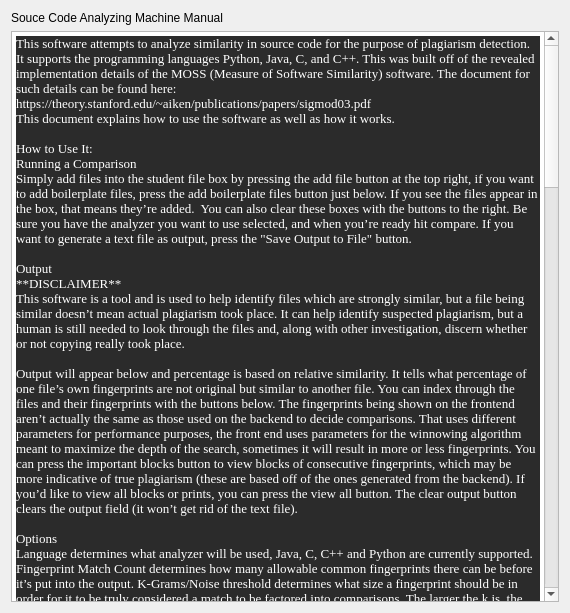
<?xml version="1.0" encoding="UTF-8"?>
<ui version="4.0">
 <class>HelpManual</class>
 <widget class="QWidget" name="HelpManual">
  <property name="geometry">
   <rect>
    <x>0</x>
    <y>0</y>
    <width>570</width>
    <height>613</height>
   </rect>
  </property>
  <property name="windowTitle">
   <string>Help Manual</string>
  </property>
  <layout class="QGridLayout" name="gridLayout">
   <item row="0" column="0">
    <widget class="QLabel" name="label">
     <property name="text">
      <string>Souce Code Analyzing Machine Manual</string>
     </property>
    </widget>
   </item>
   <item row="1" column="0">
    <widget class="QTextBrowser" name="textBrowser">
     <property name="font">
      <font>
       <family>Times New Roman</family>
      </font>
     </property>
     <property name="html">
      <string>&lt;!DOCTYPE HTML PUBLIC &quot;-//W3C//DTD HTML 4.0//EN&quot; &quot;http://www.w3.org/TR/REC-html40/strict.dtd&quot;&gt;
&lt;html&gt;&lt;head&gt;&lt;meta name=&quot;qrichtext&quot; content=&quot;1&quot; /&gt;&lt;style type=&quot;text/css&quot;&gt;
p, li { white-space: pre-wrap; }
&lt;/style&gt;&lt;/head&gt;&lt;body style=&quot; font-family:'Times New Roman'; font-size:7.8pt; font-weight:400; font-style:normal;&quot;&gt;
&lt;p style=&quot; margin-top:12px; margin-bottom:12px; margin-left:0px; margin-right:0px; -qt-block-indent:0; text-indent:0px; background-color:#2b2b2b;&quot;&gt;&lt;span style=&quot; font-family:'JetBrains Mono','monospace'; font-size:10pt; color:#ffffff;&quot;&gt;This software attempts to analyze similarity in source code for the purpose of plagiarism detection. It supports the programming languages Python, Java, C, and C++. This was built off of the revealed implementation details of the MOSS (Measure of Software Similarity) software. The document for such details can be found here:&lt;br /&gt;https://theory.stanford.edu/~aiken/publications/papers/sigmod03.pdf&lt;br /&gt;This document explains how to use the software as well as how it works. &lt;br /&gt;&lt;br /&gt;How to Use It:&lt;br /&gt;Running a Comparison &lt;br /&gt;Simply add files into the student file box by pressing the add file button at the top right, if you want to add boilerplate files, press the add boilerplate files button just below. If you see the files appear in the box, that means they’re added.  You can also clear these boxes with the buttons to the right. Be sure you have the analyzer you want to use selected, and when you’re ready hit compare. If you want to generate a text file as output, press the &amp;quot;Save Output to File&amp;quot; button. &lt;br /&gt;&lt;br /&gt;Output&lt;br /&gt;**DISCLAIMER** &lt;br /&gt;This software is a tool and is used to help identify files which are strongly similar, but a file being similar doesn’t mean actual plagiarism took place. It can help identify suspected plagiarism, but a human is still needed to look through the files and, along with other investigation, discern whether or not copying really took place. &lt;br /&gt;&lt;br /&gt;Output will appear below and percentage is based on relative similarity. It tells what percentage of one file’s own fingerprints are not original but similar to another file. You can index through the files and their fingerprints with the buttons below. The fingerprints being shown on the frontend aren’t actually the same as those used on the backend to decide comparisons. That uses different parameters for performance purposes, the front end uses parameters for the winnowing algorithm meant to maximize the depth of the search, sometimes it will result in more or less fingerprints. You can press the important blocks button to view blocks of consecutive fingerprints, which may be more indicative of true plagiarism (these are based off of the ones generated from the backend). If you’d like to view all blocks or prints, you can press the view all button. The clear output button clears the output field (it won’t get rid of the text file). &lt;br /&gt;&lt;br /&gt;Options&lt;br /&gt;Language determines what analyzer will be used, Java, C, C++ and Python are currently supported. Fingerprint Match Count determines how many allowable common fingerprints there can be before it’s put into the output. K-Grams/Noise threshold determines what size a fingerprint should be in order for it to be truly considered a match to be factored into comparisons. The larger the k is, the more likely it is the fingerprint found was a true copy, but making it smaller makes it better able to detect reordering/repositioning of something copied and can find smaller matches. Window size determines the size of the window used in the winnowing algorithm. More information on these values can be found below.&lt;br /&gt;&lt;br /&gt;&lt;br /&gt;How it Works &lt;br /&gt;(files described here start at the path source/backend)&lt;br /&gt;&lt;br /&gt;Parsing Source Code + Tokenization (mostly analyzer.py)&lt;br /&gt;&lt;br /&gt;After reading in the raw file text, all whitespace is to be eliminated. This is essentially to prevent adding on a bunch of meaningless whitespace in order to attempt to throw off the algorithm, only the code itself is analyzed. All text is also brought to lowercase to prevent meaningless changing of cases that could also be used to throw off the algorithm even if the underlying text is the same. If the raw text analyzer is being used, fingerprints then begin to be developed, for source code further parsing and tokenization will also take place. Nondistinct characters (we called boilerplate characters) such as (for Python) parenthesis, colons, or ‘def’ are removed. Tokenization essentially involves taking the fundamental parts of the code and turning them into nondistinct tokens. For example, all variable names are changed to ‘v’, all function names to ‘f’, conditionals to ‘c', or loops to ‘l’. This is essentially to catch things like changing variable or function names or interchanging for loops and while loops which both do essentially the same thing in an attempt to dupe the algorithm. Comments, although they can be tokens, are usually removed altogether, as meaningless blocks of comments can be added to skew or throw off comparisons. &lt;br /&gt;&lt;br /&gt;Overall, the structure of the code itself is being most examined, rather than simply the text. This may lead to times where there seems to be a reasonably sized block of similar text between 2 files that doesn’t give a match. This doesn’t (necessarily) mean the analyzer isn’t working, but what appears to be a large block of text may only have a smaller underlying structure, at least as the analyzer sees it, that wasn’t big enough to be considered a match. There may also be times when text looks different but gives a match, this may be because things like naming or some other readily changeable property was different while underlying structure was considered similar enough to be a match.&lt;br /&gt;&lt;br /&gt;Winnowing Algorithm and Setting Up Fingerprints (winnowing.py)&lt;br /&gt;&lt;br /&gt;After parsing and/or tokenizing the file, the resulting string will be made into fingerprints, which are basically what are used for comparisons/analysis. First, the text is split up into k-grams, which will be a contiguous substring of length k (a changeable option). Below is an example taken from MOSS’s document:&lt;br /&gt;&lt;br /&gt;A do run run run, a do run run&lt;br /&gt;(original text)&lt;br /&gt;&lt;br /&gt;adorunrunrunadorunrun&lt;br /&gt;(irrelevant features removed/parsed)&lt;br /&gt;&lt;br /&gt;adoru dorun orunr runru unrun nrunr runru unrun nruna runad unado nador adoru dorun orunr runru unrun&lt;br /&gt;(splitting the text into k-grams with k = 5)&lt;br /&gt;&lt;br /&gt;There should be a k-gram at every position in the text, except for the last k - 1 positions. k is also called the noise threshold, in that it will determine the length a substring should be to be considered significant enough for comparison, smaller matching substrings may simply be coincidental and aren’t necessarily indicative of plagiarism. Those would be considered a part of the general “noise” and wouldn’t be compared. Generally, the larger the k, the more sure you can be that a similar k-gram found was a true copy because of how long the match was, however a smaller k will be better at finding things that were reordered or relocated throughout the document or a smaller match, so a good value to balance that should be chosen. After being split into k-grams, the k-grams are then all hashed.&lt;br /&gt;&lt;br /&gt;77 72 42 17 98 50 17 98 8 88 67 39 77 72 42 17 98&lt;br /&gt;(a hypothetical sequence of hashes from the k-grams)&lt;br /&gt;&lt;br /&gt;After this, the core winnowing algorithm takes place in order to derive the fingerprints, it essentially involves putting the hashes into a series of windows of size w (can be user selected) and selecting minimum hash values. A more detailed description can be found in the document (https://theory.stanford.edu/~aiken/publications/papers/sigmod03.pdf) in section 3 which goes into it better, pseudocode for it can be found in section 5.2.&lt;br /&gt;&lt;br /&gt;17 17 8 39 17&lt;br /&gt;(the hashes that were chosen as fingerprints of the original text from the winnowing algorithm)&lt;br /&gt;&lt;br /&gt;We also keep track of the starting position of each fingerprint in the parsed text and the original unparsed substring in our fingerprint object (usually for displaying purposes). What comes out in the end would look something like this. &lt;br /&gt;runru, 17, [3]    runru, 17, [6]    nruna, 8, [8]    nador, 39, [11]    runru 17, [15]&lt;br /&gt;These are essentially the fingerprints/identifiers that are chosen to make up a file and are what will be highlighted to the user on the front end. &lt;br /&gt;&lt;br /&gt;Comparisons (interface.py)&lt;br /&gt;This takes place after all of the fingerprints in each file have been determined. Files are first wrapped into filetofingerprint objects, comparisons between the objects take place, if two fingerprints between files share the same hash, then they’re considered a common fingerprint. This fingerprint can take place across multiple locations in each of the two documents, when viewing you’ll see all of the fingerprints at all of these locations across both files (essentially you’re indexing through the hashes). It should be kept in mind that a common fingerprint may share the same hash value number but the original substring they represent may not be exactly the same. &lt;br /&gt;&lt;br /&gt;Boilerplate Files (interface.py)&lt;br /&gt;These are simply files that a student would be sanctioned to copy from. They come in the form of a parameter in the file comparing functions, and any fingerprints generated from these files are to be ignored in comparisons. One possible usage for this would be something like an answer key, or perhaps an example from a textbook or lecture slides/notes. &lt;br /&gt;&lt;br /&gt;Percentage Similarity (interface.py)&lt;br /&gt;Percentage similarity, calculated through get_similarity, is based on the number of in-common fingerprints one file has with respect to another divided by its own total fingerprints. This means it’s a relative percentage and comparing file A to file B wouldn’t necessarily give the same percentage when comparing file B to file A, as it represents what percentage of its own fingerprints are shared by another file. &lt;br /&gt;&lt;br /&gt;Known Issues: &lt;br /&gt;Lengthy string (often found in print functions) or data constants under certain circumstances can lead to skewed comparisons. The most important matches function was tested but may need to be tested more to assure it works. &lt;br /&gt;&lt;/span&gt;&lt;/p&gt;&lt;/body&gt;&lt;/html&gt;</string>
     </property>
    </widget>
   </item>
  </layout>
 </widget>
 <resources/>
 <connections/>
</ui>
